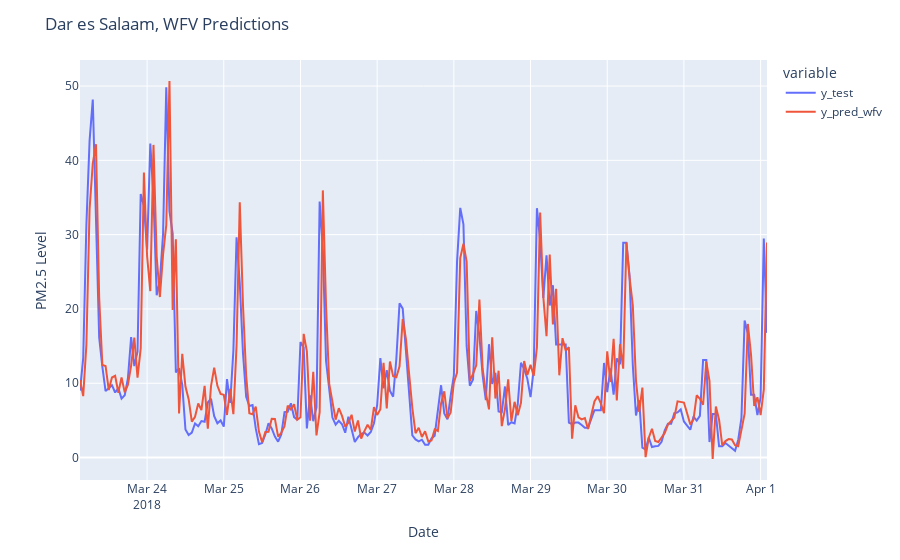

Write notebook code for a chart like this one.
### Code cell
df_pred_test = pd.DataFrame(
    {"y_test": y_test, "y_pred_wfv": y_pred_wfv}
)
fig = px.line(df_pred_test, labels={"value": "PM2.5"})

fig.update_layout(
    title="Dar es Salaam, WFV Predictions",
    xaxis_title="Date",
    yaxis_title="PM2.5 Level",
)

### Figure 1 — Plotly figure (JSON) as saved in the notebook; plotly's stock layout.template omitted (floating-point values rounded to 4 significant figures; data arrays with more than 128 entries replaced by an {"elided": "..."} marker saying what was removed)
{"data": [{"hovertemplate": "variable=y_test<br>timestamp=%{x}<br>PM2.5=%{y}<extra></extra>", "legendgroup": "y_test", "line": {"color": "#636efa", "dash": "solid"}, "marker": {"symbol": "circle"}, "mode": "lines", "name": "y_test", "orientation": "v", "showlegend": true, "type": "scatter", "x": {"elided": "216 str values"}, "xaxis": "x", "y": {"elided": "216 float values"}, "yaxis": "y"}, {"hovertemplate": "variable=y_pred_wfv<br>timestamp=%{x}<br>PM2.5=%{y}<extra></extra>", "legendgroup": "y_pred_wfv", "line": {"color": "#EF553B", "dash": "solid"}, "marker": {"symbol": "circle"}, "mode": "lines", "name": "y_pred_wfv", "orientation": "v", "showlegend": true, "type": "scatter", "x": {"elided": "216 str values"}, "xaxis": "x", "y": {"elided": "216 float values"}, "yaxis": "y"}], "layout": {"legend": {"title": {"text": "variable"}, "tracegroupgap": 0}, "margin": {"t": 60}, "title": {"text": "Dar es Salaam, WFV Predictions"}, "xaxis": {"anchor": "y", "domain": [0, 1], "title": {"text": "Date"}}, "yaxis": {"anchor": "x", "domain": [0, 1], "title": {"text": "PM2.5 Level"}}}}
